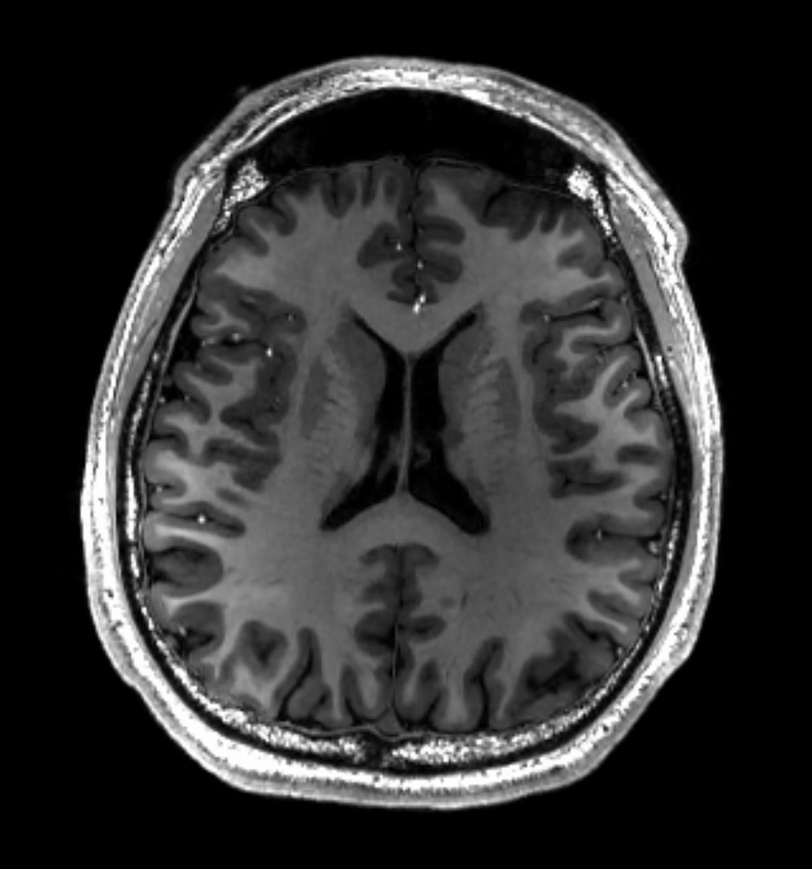
#> input picture DIP A2/Q4_1_Input.jpg, 812 x 869 px, shrunk from 1433 x 1534 before the run
$ python 'Question4 (for Python file).py'
#> lines starting #> are read from the running program, lines starting #| are printed output that depends on the picture
import cv2
import numpy as np

# Read the input image
image = cv2.imread('Q4_1_Input.jpg')
#> image is the input picture: shape (869, 812, 3); min 0, max 255, mean 48.6

# Convert the image to grayscale
gray_image = cv2.cvtColor(image, cv2.COLOR_BGR2GRAY)
# Save the grayscale image
cv2.imwrite('Q4_2_gray_image.jpg', gray_image)
print("Q4_gray_image.jpg Saved")

class fourier_transform:
    def __init__(self, image):
        self.image = np.array(image, dtype=np.float64)
        self.rows, self.columns = image.shape
#> self.rows = 869; self.columns = 812
        # Compute the 2D Fourier transform and shift the zero frequency component to the center
        self.ffts = np.fft.fftshift(np.fft.fft2(self.image))
        # Create meshgrid for distance calculation
        X, Y = np.meshgrid(np.arange(self.columns), np.arange(self.rows))
        # Calculate the distance from the center of the frequency domain
        self.D = np.sqrt((X - self.columns / 2) ** 2 + (Y - self.rows / 2) ** 2)

    def _inverse_transform(self,filter):
            filter = self.ffts * filter
            # Shift the zero frequency component back
            filter = np.fft.ifftshift(filter)
            # Compute the inverse Fourier transform
            filter = np.fft.ifft2(filter)
            return np.abs(filter)

    def magnitude_spectrum(self):
        # Compute the magnitude of the Fourier transform
        ft_magnitude = np.abs(self.ffts)
        ft_magnitude = np.log1p(ft_magnitude)
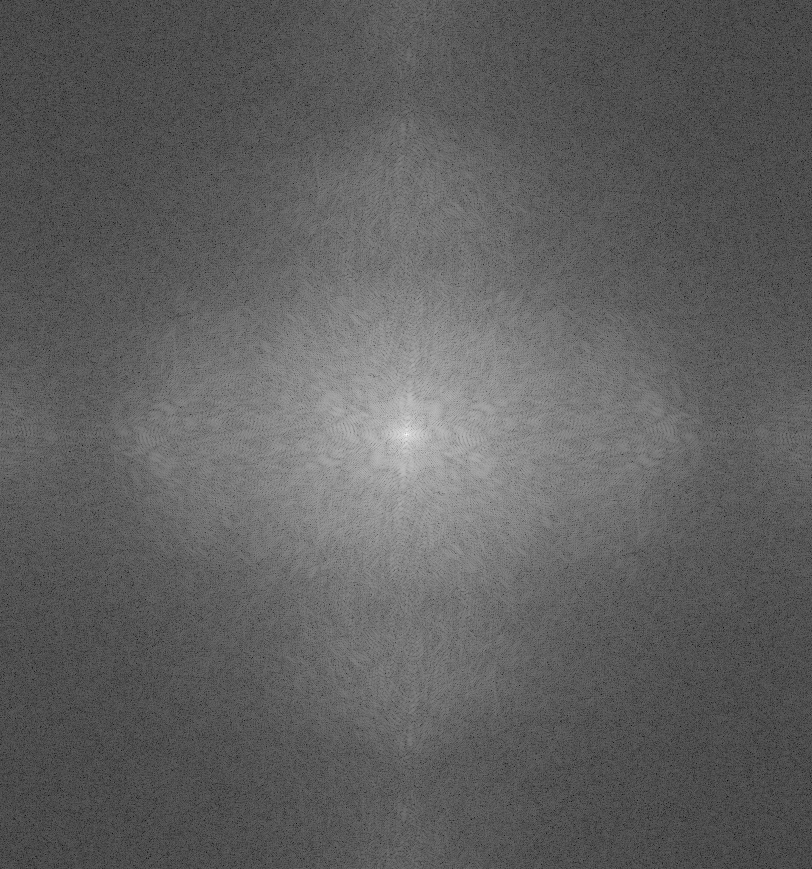
#> ft_magnitude: shape (869, 812) float64; min 0.431, max 17.35, mean 6.81; drawn with min black and max white
        ft_magnitude_normalized = cv2.normalize(ft_magnitude, None, 0, 255, cv2.NORM_MINMAX)
        return np.uint8(ft_magnitude_normalized)

    def apply_butterworth(self,sigma, order=3):
        # Create a Butterworth filter in the frequency domain
        filter = 1 / (1 + (self.D / sigma) ** (2 * order))
        return self._inverse_transform(filter)
#> in _inverse_transform, `return np.abs(filter)`:
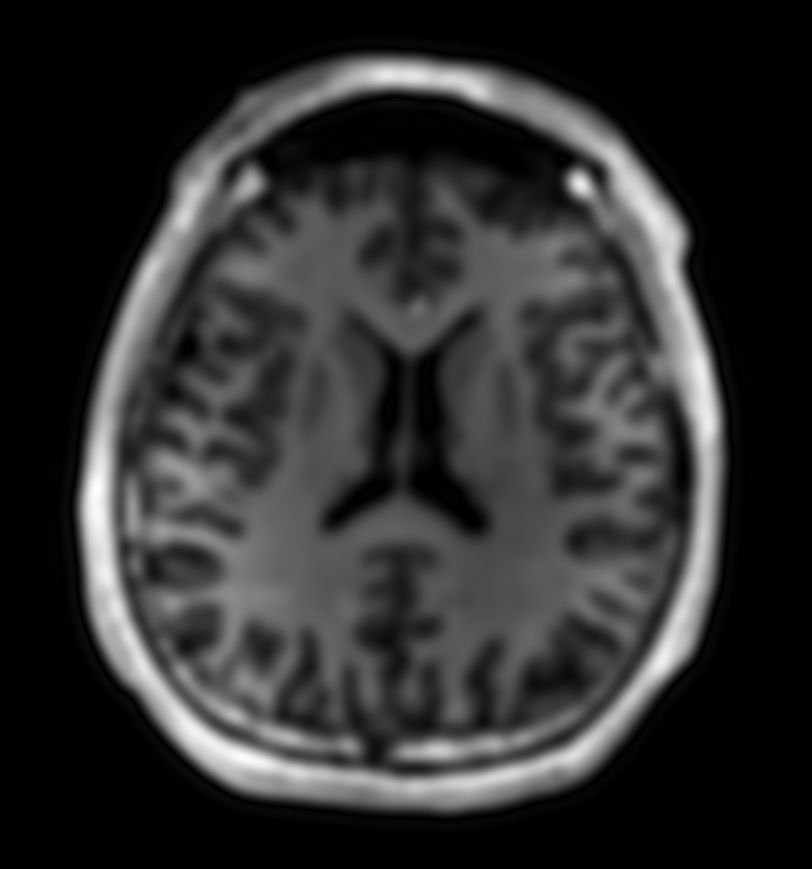
#> returned value: shape (869, 812) float64; min 4.14e-11, max 262.9, mean 49.2; drawn with min black and max white

    def apply_gaussian(self,sigma):
        # Create a Gaussian filter in the frequency domain
        filter = np.exp(-(self.D ** 2) / (2 * (sigma ** 2)))
        return self._inverse_transform(filter)

ft = fourier_transform(gray_image.copy())
ft_magnitude = ft.magnitude_spectrum()
cv2.imwrite('Q4_3_magnitude_image.jpg', ft_magnitude)
print("Q4_magnitude_image.jpg Saved")

ft_butterworth = ft.apply_butterworth(sigma=30, order=3)
cv2.imwrite('Q4_4_butterworth_image.jpg', ft_butterworth)
print("Q4_butterworth_image.jpg Saved")

ft_gaussian = ft.apply_gaussian(sigma=30)
cv2.imwrite('Q4_5_gaussian_image.jpg', ft_gaussian)
print("Q4_gaussian_image.jpg Saved")

$ run again, with DIP A2/Q1_1_Input.jpg copied over DIP A2/Q4_1_Input.jpg
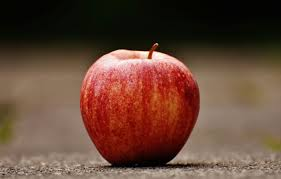
#> input picture DIP A2/Q1_1_Input.jpg, 281 x 179 px
#> image is the input picture: shape (179, 281, 3); mean B, G, R 55.9, 70.6, 101.7
#> in magnitude_spectrum, `ft_magnitude = np.log1p(ft_magnitude)`:
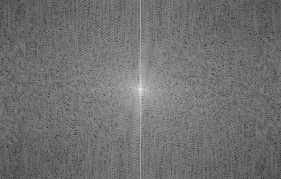
#> ft_magnitude: shape (179, 281) float64; min 0.697, max 15.18, mean 7.11; drawn with min black and max white
#> in _inverse_transform, `return np.abs(filter)`:
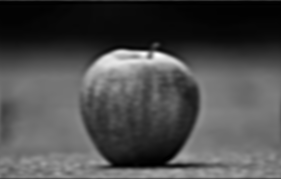
#> returned value: shape (179, 281) float64; min 0.21, max 262, mean 78.2; drawn with min black and max white

$ run again, with DIP A2/Q3_1_Input.jpg copied over DIP A2/Q4_1_Input.jpg
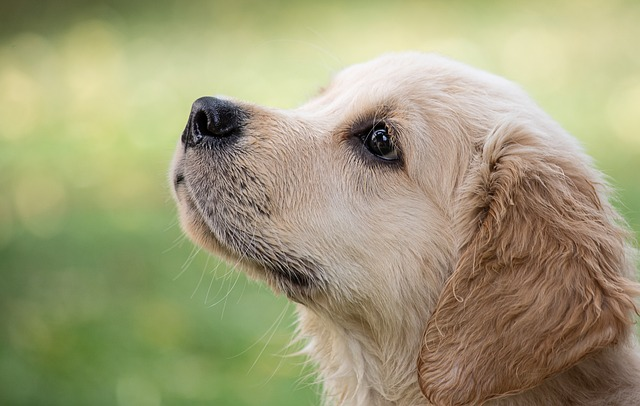
#> input picture DIP A2/Q3_1_Input.jpg, 640 x 406 px
#> image is the input picture: shape (406, 640, 3); mean B, G, R 120, 156.6, 160.1
#> in magnitude_spectrum, `ft_magnitude = np.log1p(ft_magnitude)`:
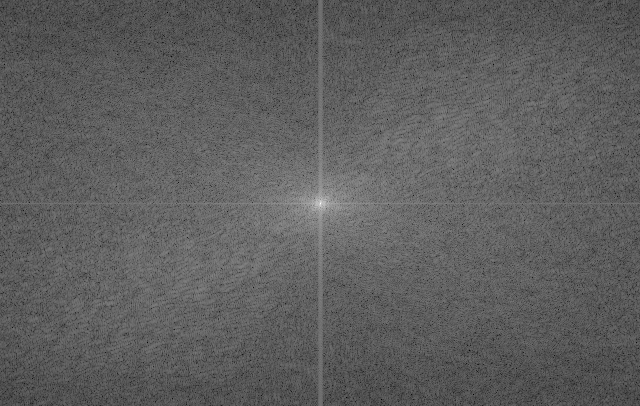
#> ft_magnitude: shape (406, 640) float64; min 2.73, max 17.5, mean 8.21; drawn with min black and max white
#> in _inverse_transform, `return np.abs(filter)`:
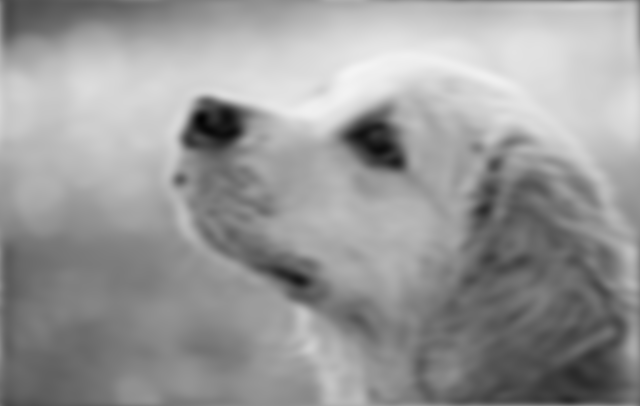
#> returned value: shape (406, 640) float64; min 4.02, max 244.7, mean 153.5
